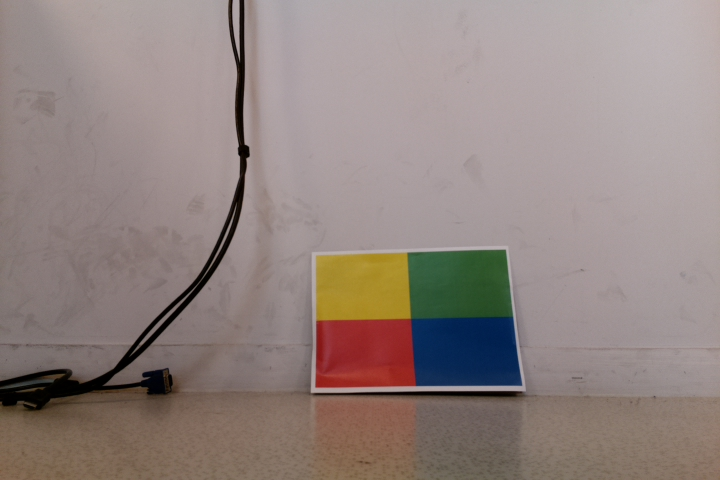
#> input picture gl_lib/phy/strategie/image1.png, 720 x 480 px
$ python detecteBalise.py
#> lines starting #> are read from the running program, lines starting #| are printed output that depends on the picture
#> further down, image is the input picture: PIL image 720x480 RGB; mean R, G, B 146.1, 132.2, 128.1
from PIL import Image
from PIL import ImageDraw
import math
import time

class DetecteBalise():
    """
        permet de detecter si image contient une balise jaune(hg), vert(hd), rouge(bg), bleu(bd)
        ( h: en haut / b: en bas / g: à gauche / d: à droite )
        si balise est detecte: donne des coordonnees(en pixels) du centre de la balise et de centres carres j, v, r, b
    """

    def __init__(self, image):
        self.start_time = time.time()
        self.image = image
#        self.image_visual = image   #rq:baisse l'efficacite!
        self.balise = True
        self.w_bal = 0
        self.h_bal = 0
        self.quantize_image()
        self.detecter_rgby_zones()
        self.verif_balise()
#        self.visual_balise()    #rq: baisse l'efficacite!

    #quantization d'une image
    def quantize_image(self):
        self.image = self.image.quantize(colors=256, method=2, kmeans=0, palette=None)
        self.image = self.image.convert("RGB")

## calculer les centres des carres jaune, vert, rouge, blue et de la balise
    def detecter_rgby_zones(self):

        #larg et haut de l'image
        w, h = self.image.size
#> w = 720; h = 480
        #larg et haut du carre qui parcourt l'image
        w1, h1 = 36, 24
        #pas vertic et horiz de parcours
        pas_w, pas_h  = 27, 18
        #nb de pixels dans le carre
        nb_pix = w1*h1
        #param pour calculer des centres de carres j,v,r,b
        cmpt_r, w_r, h_r = 0,0,0
        cmpt_g, w_g, h_g = 0,0,0
        cmpt_b, w_b, h_b = 0,0,0
        cmpt_y, w_y, h_y = 0,0,0
        #coordonees des centres de carres j,v,r,b (en pixels)
        self.w_r_c, self.h_r_c = 0,0
        self.w_g_c, self.h_g_c = 0,0
        self.w_b_c, self.h_b_c = 0,0
        #coordonees de la balise (en pixels)
        self.w_y_c, self.h_y_c = 0,0

        #parcours d'une image avec carre w1xh1
        for y in range(0,h - h1,pas_h):
            for x in range(0,w - w1,pas_w):
                image_crop = self.image.crop((x,y,x+w1,y+h1))
                #liste des couleurs et leurs quantite dans le petit carre
                liste_couleurs = image_crop.getcolors()

                somme_rouge = 0
                somme_vert = 0
                somme_bleu = 0
                somme_jaune = 0

                #calcule la nb de pixels r, v, b, j
                for i in liste_couleurs:
                    #rouge
                    if i[1][0] - i[1][1] > 70 and i[1][0] - i[1][2] > 70:
                        somme_rouge += i[0]
                    #vert
                    if i[1][1] - i[1][0] > 10 and i[1][1] - i[1][2] > 10:
                        somme_vert += i[0]
                    #bleu
                    if i[1][2] - i[1][0] > 35 and i[1][2] - i[1][1] > 35:
                        somme_bleu += i[0]
                    #jaune
                    if i[1][0] - i[1][2] > 70 and i[1][1] - i[1][2] > 70:
                        somme_jaune += i[0]

               #proportions des couleurs r, g, v, j dans le carre
                prop_rouge = somme_rouge/nb_pix
                prop_vert = somme_vert/nb_pix
                prop_blue = somme_bleu/nb_pix
                prop_jaune = somme_jaune/nb_pix

                #calcule la moyenne de coordonnees des carres du certain couleur
                #rouge
                if ( prop_rouge >= 0.90 ):
                    w_r += x+w1/2
                    h_r += y+h1/2
                    cmpt_r += 1
                #vert
                if ( prop_vert >= 0.60 ):
                    w_g += x+w1/2
                    h_g += y+h1/2
                    cmpt_g += 1
                #bleu
                if ( prop_blue >= 0.60 ):
                    w_b += x+w1/2
                    h_b += y+h1/2
                    cmpt_b += 1
                #jaune
                if ( prop_jaune >= 0.90 ):
                    w_y += x+w1/2
                    h_y += y+h1/2
                    cmpt_y += 1
#> after the loop, cmpt_b = 12; cmpt_g = 12; cmpt_r = 9; cmpt_y = 4; h_b = 4248; h_g = 3384; h_r = 3186; h_y = 1164; w_b = 5562; w_g = 5562; w_r = 3321; w_y = 1422

        #coordonnees finales / si un des carres n'est pas detecter => balise non-detecte
        if cmpt_r != 0:
            self.w_r_c = round(w_r/cmpt_r)
#> self.w_r_c = 369
            self.h_r_c = round(h_r/cmpt_r)
#> self.h_r_c = 354
        if cmpt_g != 0:
            self.w_g_c = round(w_g/cmpt_g)
#> self.w_g_c = 464
            self.h_g_c = round(h_g/cmpt_g)
#> self.h_g_c = 282
        if cmpt_b != 0:
            self.w_b_c = round(w_b/cmpt_b)
#> self.w_b_c = 464
            self.h_b_c = round(h_b/cmpt_b)
#> self.h_b_c = 354
        if cmpt_y != 0:
            self.w_y_c = round(w_y/cmpt_y)
#> self.w_y_c = 356
            self.h_y_c = round(h_y/cmpt_y)
#> self.h_y_c = 291
        if cmpt_r != 0 and cmpt_g != 0 and cmpt_b != 0 and cmpt_y != 0:
            self.w_bal = round((self.w_r_c + self.w_g_c + self.w_b_c + self.w_y_c)/4)
#> self.w_bal = 413
            self.h_bal = round((self.h_r_c + self.h_g_c + self.h_b_c + self.h_y_c)/4)
#> self.h_bal = 320
        #balise non detecte
        else:
            self.balise = False

## verifie si les coordonees sont coherentes
    def verif_balise (self):

        if self.balise == False :
            return

        #calcule les distances entre des centre de carres
        dist_y_r = math.sqrt(math.pow((self.w_r_c - self.w_r_c),2)+math.pow((self.h_y_c - self.h_r_c),2))
#> dist_y_r = 63
        dist_y_g = math.sqrt(math.pow((self.w_y_c - self.w_g_c),2)+math.pow((self.h_y_c - self.h_g_c),2))
#> dist_y_g = 108.4
        dist_g_b = math.sqrt(math.pow((self.w_g_c - self.w_b_c),2)+math.pow((self.h_g_c - self.h_b_c),2))
#> dist_g_b = 72
        dist_r_b = math.sqrt(math.pow((self.w_r_c - self.w_b_c),2)+math.pow((self.h_r_c - self.h_b_c),2))
#> dist_r_b = 95

        perim = dist_y_r + dist_y_g + dist_g_b + dist_r_b
#> perim = 338.4

        prop_yr = dist_y_r/(perim)
#> prop_yr = 0.186
        prop_yg = dist_y_g/(perim)
#> prop_yg = 0.32
        prop_gb = dist_g_b/(perim)
#> prop_gb = 0.213
        prop_rb = dist_r_b/(perim)
#> prop_rb = 0.281

        #si distance n'est pas coherente alors => balise non-detecte
        if ( prop_yr<0.10 or prop_yr > 0.30 ) :
            self.balise = False
#            print("distance entre Y et R non coherente")
#            print(prop_yr,perim,dist_y_r)

        if ( prop_gb<0.10 or prop_gb > 0.30 ):
            self.balise = False
#            print("distance entre G et B non coherente")
#            print(dist_g_b,perim,prop_gb)

        if ( prop_yg<0.19 or prop_yg > 0.39 ):
            self.balise = False
#            print("distance entre Y et G non coherente")
#            print(prop_yg,perim,dist_y_g)

        if ( prop_rb<0.19 or prop_rb > 0.39 ):
            self.balise = False
#            print("distance entre R et B non coherente")
#            print(dist_r_b,perim,prop_rb)

    # marquer sur l'image la position de la balise et afficher
    def visual_balise(self):
        eX, eY = 10, 10
        cen_bal = (self.w_bal - eX/2, self.h_bal - eY/2, self.w_bal + eX/2, self.h_bal + eY/2)
        cen_r = (self.w_r_c - eX/2, self.h_r_c - eY/2, self.w_r_c + eX/2, self.h_r_c + eY/2)
        cen_g = (self.w_g_c - eX/2, self.h_g_c - eY/2, self.w_g_c + eX/2, self.h_g_c + eY/2)
        cen_b = (self.w_b_c - eX/2, self.h_b_c - eY/2, self.w_b_c + eX/2, self.h_b_c + eY/2)
        cen_y = (self.w_y_c - eX/2, self.h_y_c - eY/2, self.w_y_c + eX/2, self.h_y_c + eY/2)
        draw = ImageDraw.Draw(self.image_visual)
        draw.ellipse(cen_bal, fill=(230,230,230))
        draw.ellipse(cen_r, fill=(230,0,0))
        draw.ellipse(cen_g, fill=(0,230,0))
        draw.ellipse(cen_b, fill=(0,0,230))
        draw.ellipse(cen_y, fill=(230,230,0))
        self.image_visual.show()

    def param_balise (self):
        if self.balise == False :
            return
        print("red:    (",self.w_r_c,",",self.h_r_c,")")
        print("green:  (",self.w_g_c,",",self.h_g_c,")")
        print("blue:   (",self.w_b_c,",",self.h_b_c,")")
        print("yellow: (",self.w_y_c,",",self.h_y_c,")")
        print("balise: (",self.w_bal,",",self.h_bal,")")

    #coordonnes de la balise
    def resultat_balise (self):
        if self.balise == False :
            return False
        else:
            return (self.w_bal,self.h_bal)
    #test efficacite(temps)
    def test_vitesse(self):
        if self.balise == False :
            print("--- %s seconds ---" % (time.time() - self.start_time))
            return False
        else:
            print("--- %s seconds ---" % (time.time() - self.start_time))
            return (self.w_bal,self.h_bal)


    def save_image_date (self):
        structTime = time.localtime()
        timestring = 'img_{}_{}_{}_{}_{}_{}'.format(structTime.tm_year, structTime.tm_mon,structTime.tm_mday,structTime.tm_hour,structTime.tm_min,structTime.tm_sec)
        self.image_visual.save('/Users/valentyngerushta/UPMC/2I013/robotPhys/saved/{}.png'.format(timestring))

    #l'ange sur lequel il faut tourner le robot
    def angle_balise (self):
        if self.balise == False :
            return False
        else:
            # focal length
            f = 633
            # distance en m d'une zone du papier(balise)
            w = 0.09
            #nombre de pixels entre centres des carres
            p = ((self.w_g_c - self.w_y_c)+(self.w_b_c - self.w_r_c))/2
            # distance entre camera et balise
            d = (w*f)/p
            w_c = self.image.size[0]/2
            # angle
            angle_rad = math.atan(w/d)
            angle_deg = (180/math.pi)*angle_rad
            # angle et sens
            if (self.w_bal<w_c):
                return round(-angle_deg,1)
            else:
                return round(angle_deg,1)


if __name__=="__main__":
  ## test temps ###
   image = Image.open("image1.png")
   print(DetecteBalise(image).test_vitesse())
#| (413, 320)
   image = Image.open("image2.png")
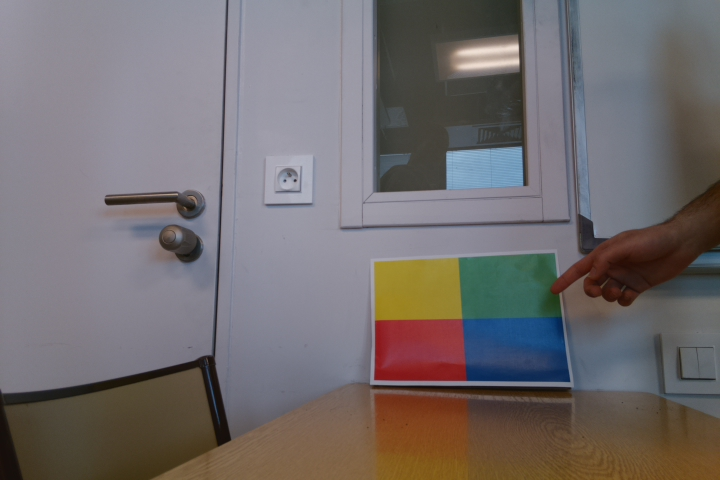
#> input picture gl_lib/phy/strategie/image2.png, 720 x 480 px
#> image is the input picture: PIL image 720x480 RGB; mean R, G, B 114.2, 108.5, 109.4
   print(DetecteBalise(image).test_vitesse())
#| (460, 318)
   image = Image.open("image3.png")
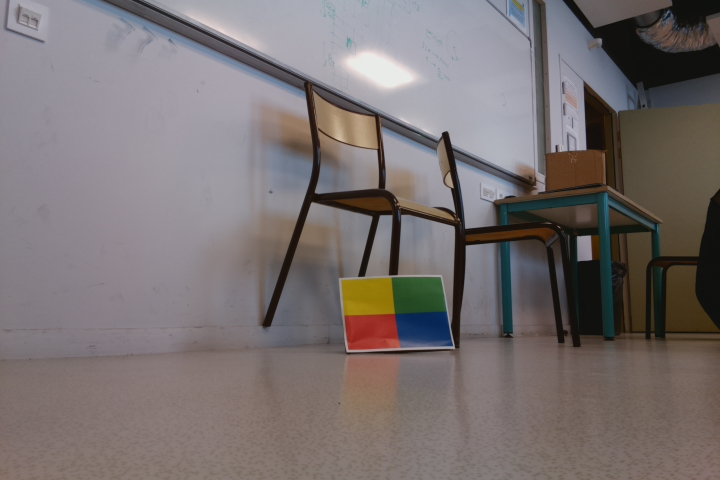
#> input picture gl_lib/phy/strategie/image3.png, 720 x 480 px
#> image is the input picture: PIL image 720x480 RGB; mean R, G, B 120.2, 112.5, 112.5
   print(DetecteBalise(image).test_vitesse())
#| (396, 314)
   image = Image.open("image4.png")
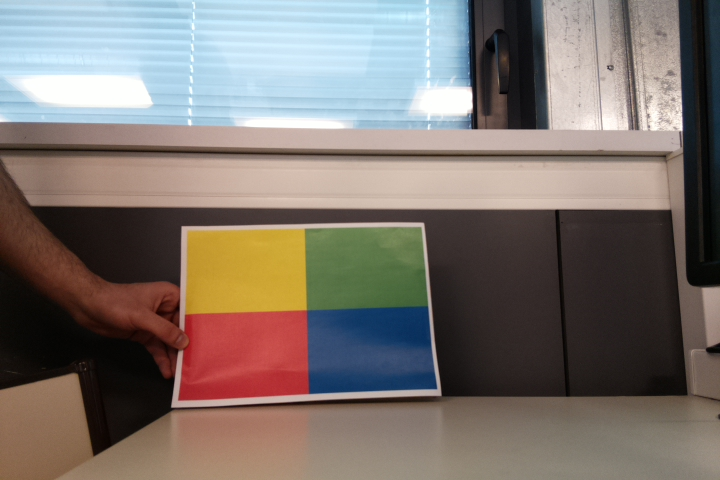
#> input picture gl_lib/phy/strategie/image4.png, 720 x 480 px
#> image is the input picture: PIL image 720x480 RGB; mean R, G, B 125, 115.9, 109.9
   print(DetecteBalise(image).test_vitesse())
#| (304, 312)
   image = Image.open("image5.png")
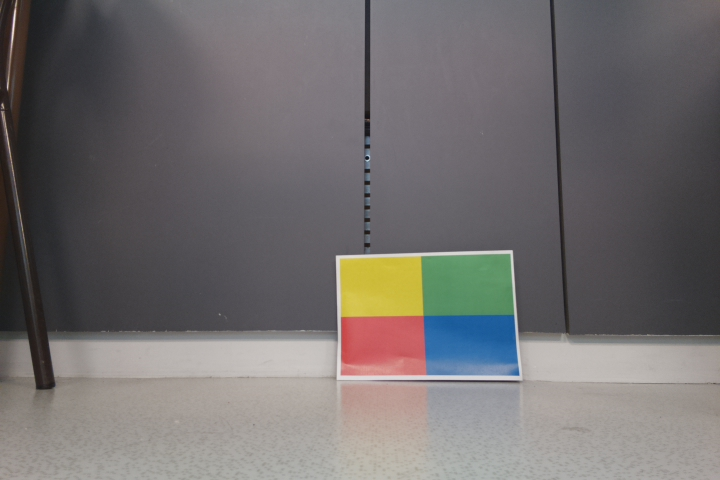
#> input picture gl_lib/phy/strategie/image5.png, 720 x 480 px
#> image is the input picture: PIL image 720x480 RGB; mean R, G, B 113.6, 110, 110.1
   print(DetecteBalise(image).test_vitesse())
#| (430, 316)
   image = Image.open("image6.png")
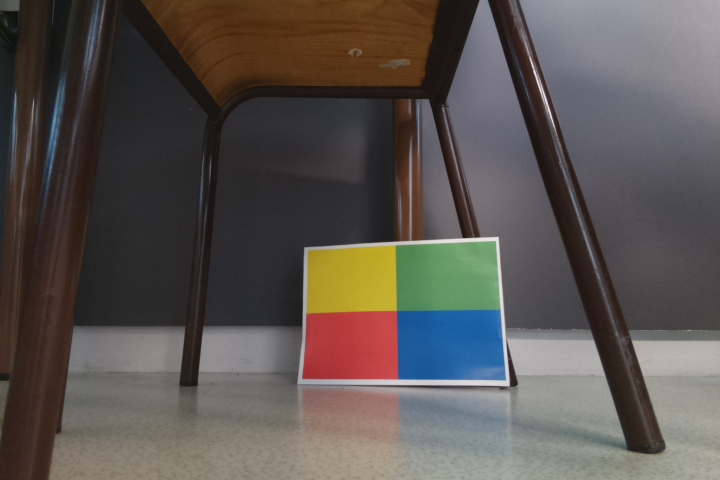
#> input picture gl_lib/phy/strategie/image6.png, 720 x 480 px
#> image is the input picture: PIL image 720x480 RGB; mean R, G, B 90.1, 83.9, 80.3
   print(DetecteBalise(image).test_vitesse())
#| (404, 312)


  ## test coordonees de balise ###
   image = Image.open("image1.png")
   print(DetecteBalise(image).resultat_balise())
#| (413, 320)
   image = Image.open("image2.png")
   print(DetecteBalise(image).resultat_balise())
#| (460, 318)
   image = Image.open("image3.png")
   print(DetecteBalise(image).resultat_balise())
#| (396, 314)
   image = Image.open("image4.png")
   print(DetecteBalise(image).resultat_balise())
#| (304, 312)
   image = Image.open("image5.png")
   print(DetecteBalise(image).resultat_balise())
#| (430, 316)
   image = Image.open("image6.png")
   print(DetecteBalise(image).resultat_balise())
#| (404, 312)

  ## test angle a tourner ###
   image = Image.open("image1.png")
   print(DetecteBalise(image).angle_balise())
#> in angle_balise, `p = ((self.w_g_c - self.w_y_c)+(self.w_b_c - self.w_r_c))/2`: p = 101.5
#> in angle_balise, `d = (w*f)/p`: d = 0.561
#> in angle_balise, `angle_rad = math.atan(w/d)`: angle_rad = 0.159
#> in angle_balise, `angle_deg = (180/math.pi)*angle_rad`: angle_deg = 9.11
#| 9.1
   image = Image.open("image2.png")
   print(DetecteBalise(image).angle_balise())
#| 9.0
   image = Image.open("image3.png")
   print(DetecteBalise(image).angle_balise())
#| 4.9
   image = Image.open("image4.png")
   print(DetecteBalise(image).angle_balise())
#| -10.4
   image = Image.open("image5.png")
   print(DetecteBalise(image).angle_balise())
#| 8.5
   image = Image.open("image6.png")
   print(DetecteBalise(image).angle_balise())
#| 8.6
